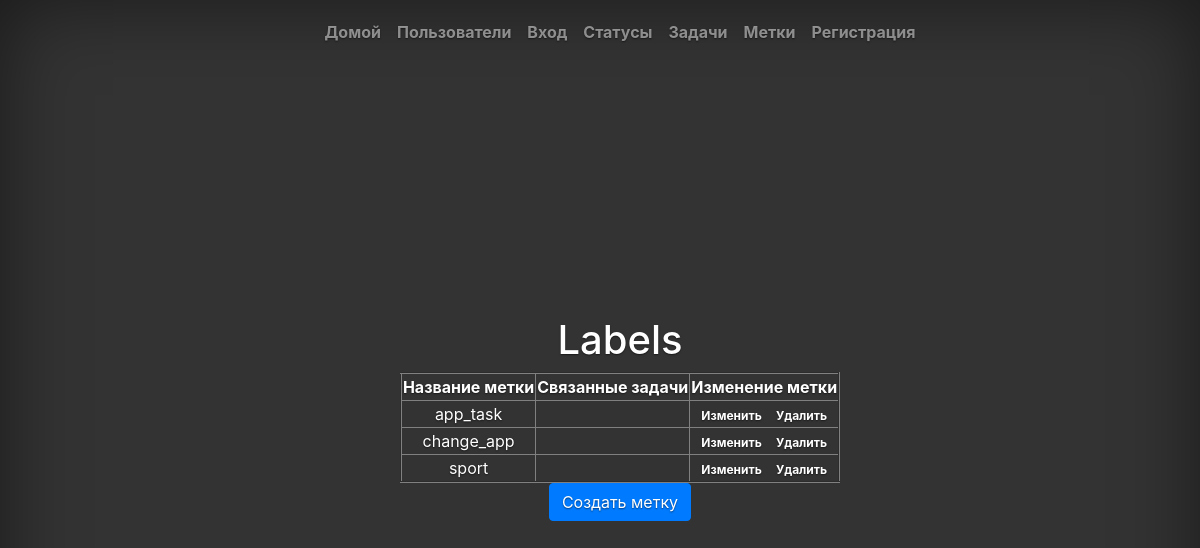
Before: /labels/ with the older database file.
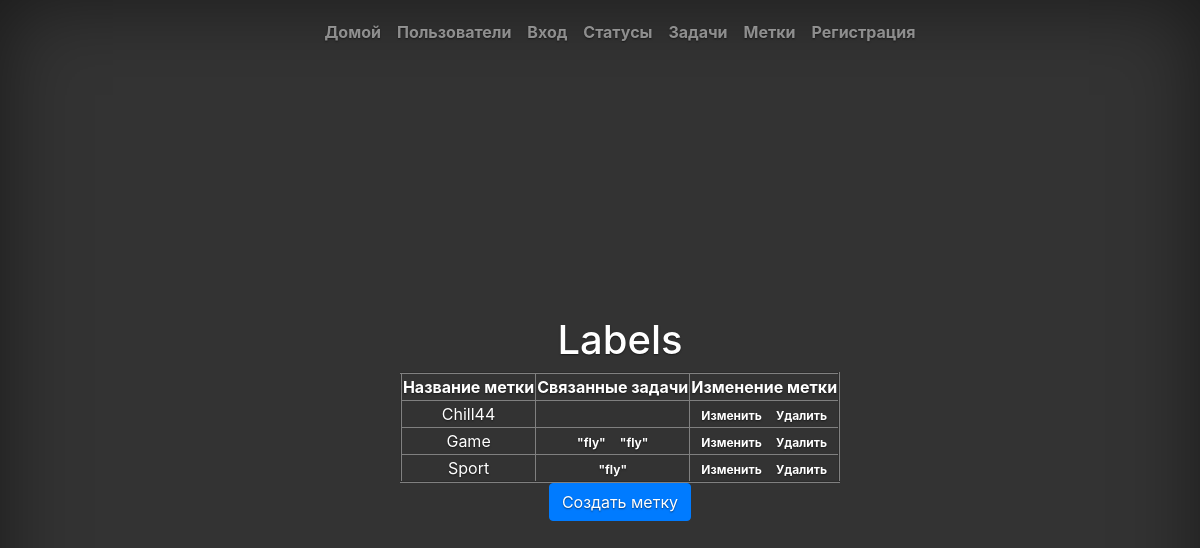
After: the same page with the newer database file.
### tasks/models.py (models this page shows, shortened)
class Label(models.Model):
    name = models.CharField('Имя', max_length=70, unique=True)
    class Meta():
        ordering = ['name']

class Task(models.Model):
    name = models.CharField('Имя', max_length=50, null=True, blank=True)
    description = models.TextField('Описание', max_length=150, null=True, blank=True)
    task_status = models.ForeignKey(TaskStatus, verbose_name='Статус', null=True, blank=True, on_delete=models.PROTECT)
    creator = models.ForeignKey(CustomUser, verbose_name='Автор', on_delete=models.CASCADE, null=True, blank=True, related_name='creator')
    assigned_to = models.ForeignKey(CustomUser, verbose_name='Исполнитель', on_delete=models.PROTECT, null=True, blank=True, related_name='assigned')
    label = models.ManyToManyField(Label, through='RelatedModel', through_fields=('task', 'label'), blank=True, verbose_name='Метки')
    class Meta():
        ordering = ['name']
    def __str__(self):
        return self.name

### task_manager/views.py (the view)
# urls.py: path('labels/', views.ListLabelsView.as_view(), name='labels_list'),
class ListLabelsView(generic.ListView):
    model = Label
    template_name = 'labels_index.html'

### task_manager/templates/labels_index.html (shortened to what this page needs)
{% extends 'index.html' %}
{% load bootstrap4 %}
{% load i18n %}
{% block welcome %}
	<h1>Labels</h1>
		<table border="2" align="center">
			<tr>
				<th>Название метки</th>
				<th>Связанные задачи</th>
				<th>Изменение метки</th>
			</tr>
			{% for label in object_list %}
				<tr>
					<td><a href={% url 'label' label.id %}>{{ label.name }}</a></td>
					<td>
						{% for task in label.task_set.all %}
							<a class="badge badge-infop-2" href={% url 'label' label.id %}>"{{ task }}"</a>
						{% endfor %}
					</td>
					<td>
						<a class="badge badge-infop-2" href={% url 'update_label' label.id %}>Изменить</a>
						<a class="badge badge-infop-2" href={% url 'delete_label' label.id %}>Удалить</a>
					</td>
				</tr>
			{% endfor %}
		</table>
	<a class="btn btn-primary" href={% url 'create_label' %}>{% translate "Создать метку" %}</a>
{% endblock %}

Changed rows visible on the page:
removed Label: name "app_task"
removed Label: name "change_app"
removed Label: name "sport"
added Label: name "Chill44"
added Label: name "Game"
added Task: name "fly", shown under "Game"
added Task: name "fly", shown under "Game"
added Label: name "Sport"
added Task: name "fly", shown under "Sport"
